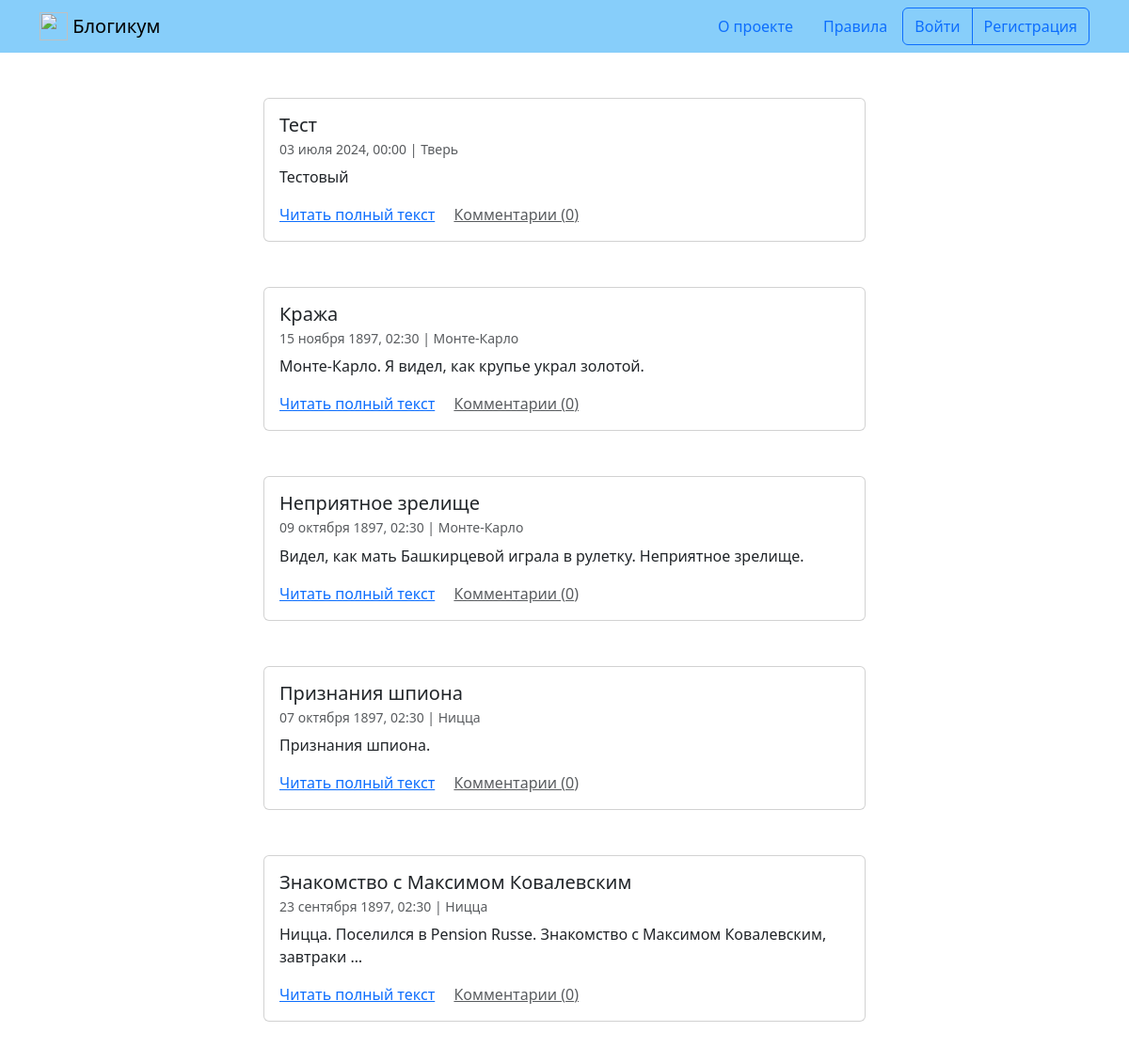
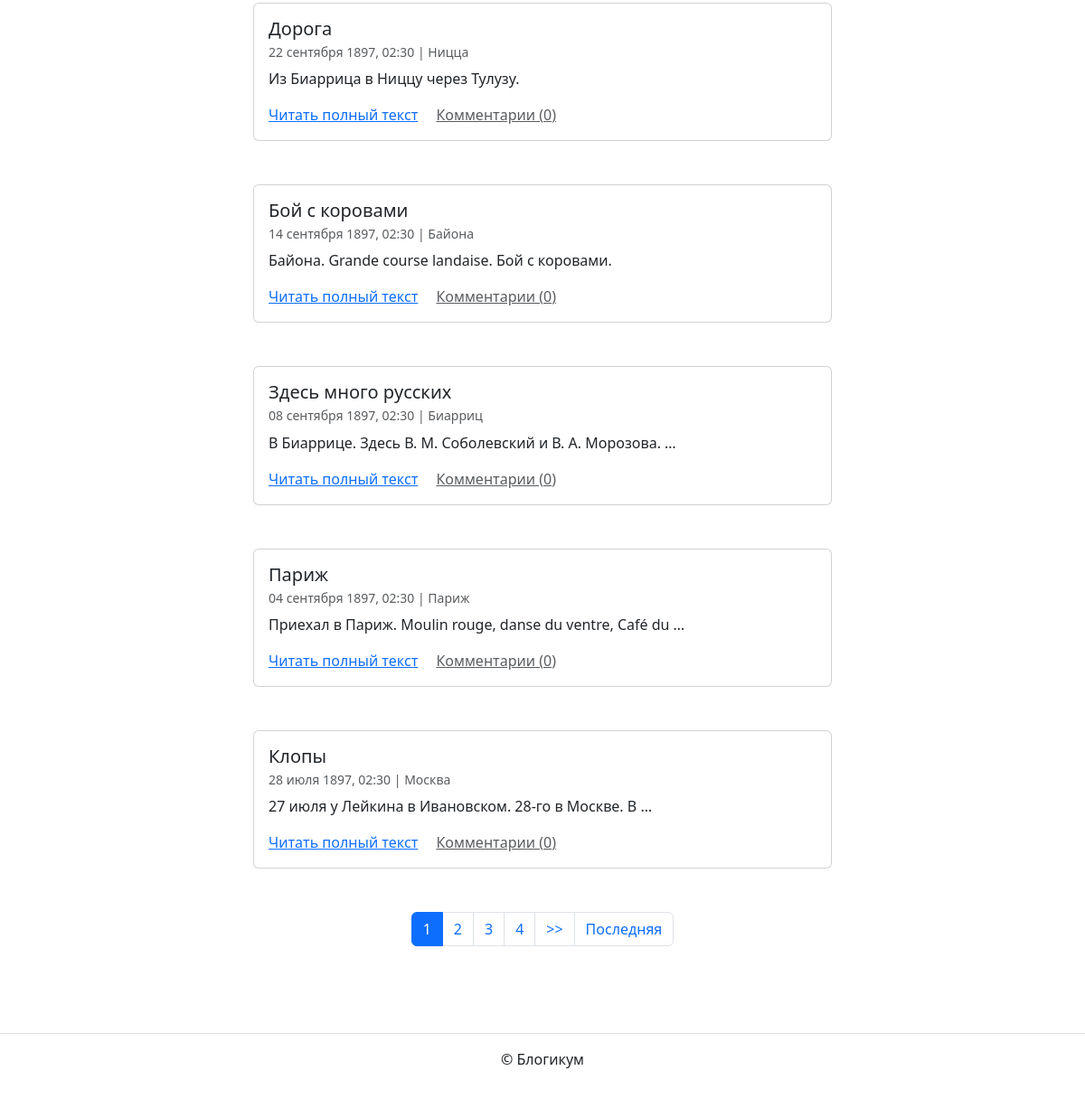
Before: / with the older database file (2 pictures, top to bottom).
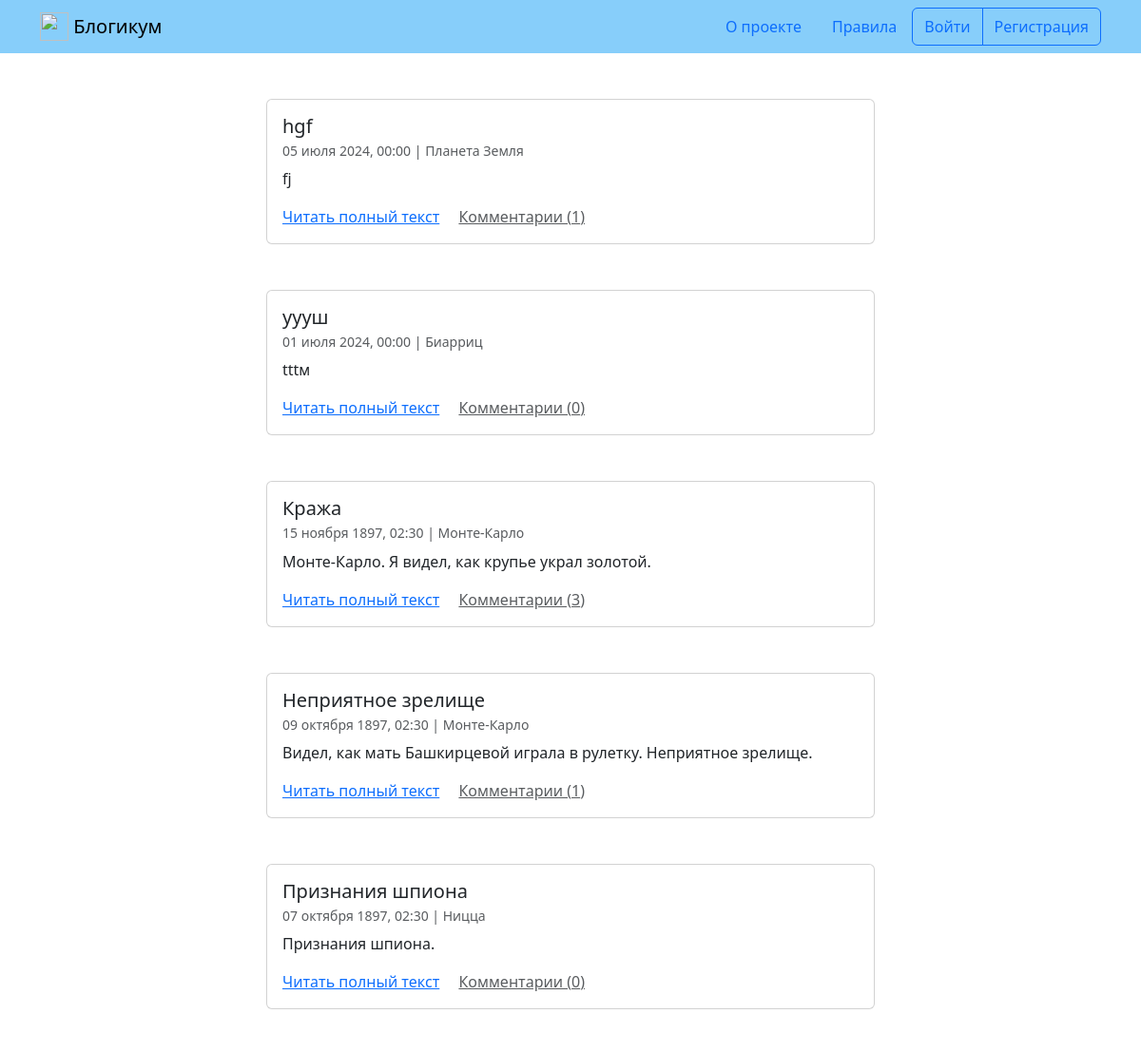
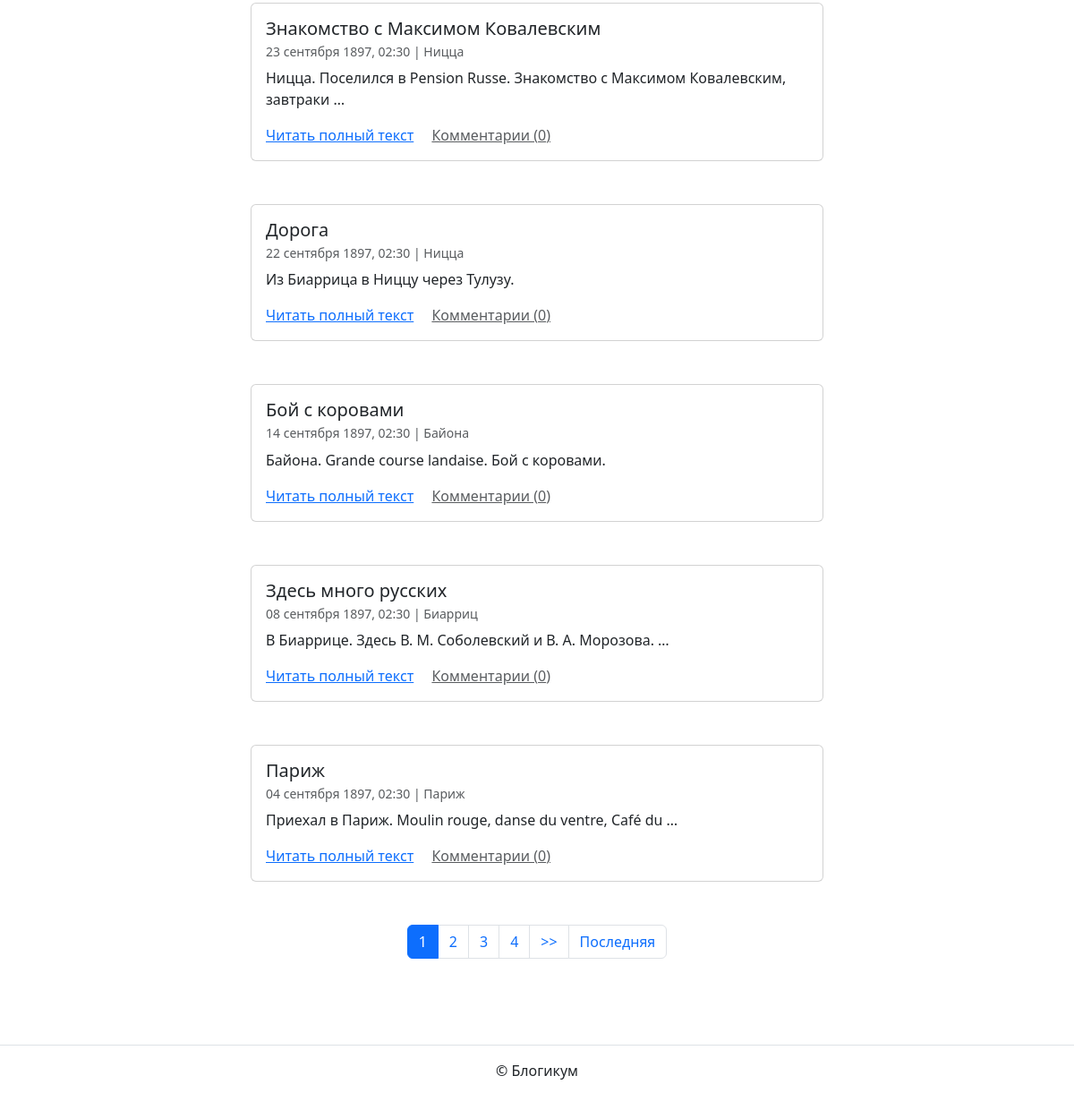
After: the same page with the newer database file (2 pictures, top to bottom).
### blog/models.py (models this page shows, shortened)
class BaseModel(models.Model):
    is_published = models.BooleanField(
        default=True,
        verbose_name='Опубликовано',
        help_text='Снимите галочку, чтобы скрыть публикацию.'
    )
    created_at = models.DateTimeField(
        auto_now_add=True,
        verbose_name='Добавлено'
    )
    class Meta:
        abstract = True
        ordering = ('-created_at', )

class Post(BaseModel):
    title = models.CharField(
        max_length=settings.MAX_FIELD_LENGTH,
        verbose_name='Заголовок'
    )
    text = models.TextField(verbose_name='Текст')
    pub_date = models.DateTimeField(
        verbose_name='Дата и время публикации',
        help_text=('Если установить дату и время в будущем'
                   ' — можно делать отложенные публикации.')
    )
    author = models.ForeignKey(
        User,
        on_delete=models.CASCADE,
        verbose_name='Автор публикации'
    )
    location = models.ForeignKey(
        Location,
        on_delete=models.SET_NULL,
        null=True,
        blank=True,
        verbose_name='Местоположение'
    )
    category = models.ForeignKey(
        Category,
        on_delete=models.SET_NULL,
        null=True,
        verbose_name='Категория'
    )
    image = models.ImageField(
        'Фотография',
        upload_to='post_photo',
        blank=True
    )
    objects = PostQuerySet.as_manager()
    published = PostManager()
    class Meta:
        default_related_name = 'posts'
        ordering = ('-pub_date', )
        verbose_name = 'публикация'
        verbose_name_plural = 'Публикации'

class Location(BaseModel):
    name = models.CharField(
        max_length=settings.MAX_FIELD_LENGTH,
        verbose_name='Название места'
    )
    class Meta:
        verbose_name = 'местоположение'
        verbose_name_plural = 'Местоположения'

### blog/views.py (the view)
# urls.py: path('', views.PostListView.as_view(), name='index'),
class PostListView(ListView):
    model = Post
    template_name = 'blog/index.html'
    ordering = '-pub_date'
    paginate_by = 10
    queryset = Post.published.all()

### templates/blog/index.html (shortened to what this page needs)
{% extends "base.html" %}
{% block content %}
  {% for post in page_obj %}
    <article class="mb-5">
      {% include "includes/post_card.html" %}
    </article>
  {% endfor %}
  {% include "includes/paginator.html" %}
{% endblock %}

### templates/includes/post_card.html (shortened to what this page needs)
<div class="col d-flex justify-content-center">
  <div class="card" style="width: 40rem;">
    <div class="card-body">
      <h5 class="card-title">{{ post.title }}</h5>
      <h6 class="card-subtitle mb-2 text-muted">
        <small>
          {{ post.pub_date|date:"d E Y, H:i" }} | {% if post.location and post.location.is_published %}{{ post.location.name }}{% else %}Планета Земля{% endif %}<br>
        </small>
      </h6>
      <p class="card-text">{{ post.text|truncatewords:10 }}</p>
      <a href="{% url 'blog:post_detail' post.id %}" class="card-link">Читать полный текст</a>
      <a href="{% url 'blog:post_detail' post.id %}" class="card-link text-muted">Комментарии ({{ post.comment_count }})</a>
    </div>
  </div>
</div>

Changed rows visible on the page:
removed Post: title "Тест", pub_date "03 июля 2024, 00:00", location.name "Тверь", text "Тестовый", comment_count "0"
no longer on this page (row unchanged): Post: title "Клопы", pub_date "28 июля 1897, 02:30", location.name "Москва", text "27 июля у Лейкина в Ивановском. 28-го в Москве. В …", comment_count "0"
added Post: title "hgf", pub_date "05 июля 2024, 00:00", shows "Планета Земля", text "fj", comment_count "1"
added Post: title "yyyш", pub_date "01 июля 2024, 00:00", location.name "Биарриц", text "tttм", comment_count "0"
computed for Post "Кража": comment_count "0" → "3"
computed for Post "Неприятное зрелище": comment_count "0" → "1"
